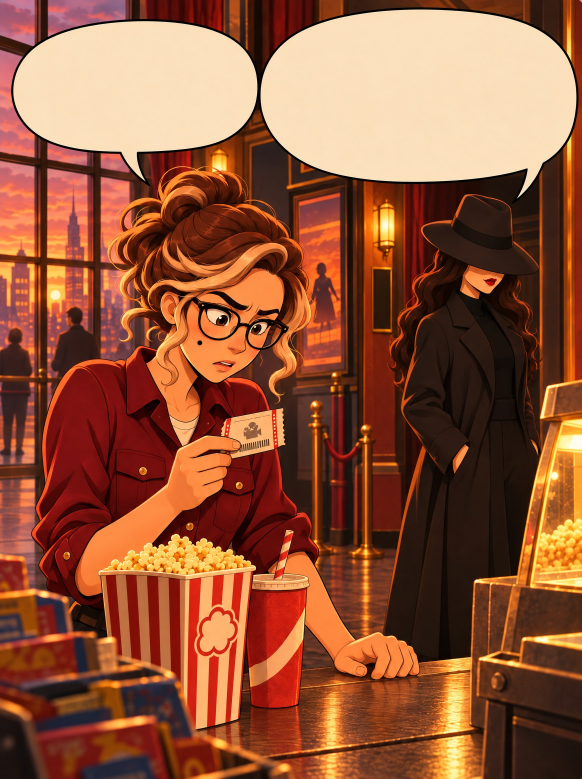
#> input picture dark-money/images/post2/yazisiz/sayfa1.jpg, 1744 x 2336 px, found by its file name (shown at 1/3 size); its folder holds 4 pictures in this run
$ python post2_yazi.py
#> lines starting #> are read from the running program, lines starting #| are printed output that depends on the picture
import os
from PIL import Image, ImageDraw, ImageFont
FONT="/usr/share/fonts/opentype/inter/Inter-ExtraBold.otf"
K=1.17; INK=(28,18,10)
SRC="/home/user/Diyetisyen-Web/dark-money/images/post2/yazisiz"
OUT="/home/user/Diyetisyen-Web/dark-money/images/post2/yazili"
# balon dis kutulari (gorunen koordinat 1493x2000): (x0,y0,x1,y1)
B={1:[(30,50,660,390),(670,30,1480,470)],
   2:[(30,50,665,395),(670,25,1480,470)],
   3:[(38,62,722,440),(738,55,1478,450)],
   4:[(85,12,720,390),(732,5,1475,415)],
   5:[(50,48,695,430),(710,38,1478,460)]}
T={1:["Patlamış mısır neden bu kadar pahalı?","Film stüdyoları bilet gelirinden pay alır. Sinema, patlamış mısır gibi ürünlerin satışından daha fazla kazanır."],
   2:["Ağda rolonu ucuzdu. Neden sürekli yeni bant alıyorum?","Rolonu bir kez alırsın. Yeni bant aldıkça onlar para kazanmaya devam eder."],
   3:["Ücretsiz bir oyun nasıl para kazanır?","Oyuncular kıyafet, oyun parası ve başka ekstralar satın alabilir."],
   4:["Bu uygulamayı kullanmak için para ödemiyorum.","Şirketler sana reklam göstermek için ödeme yapar. Satın aldıkları şey senin dikkatin."],
   5:["Demek ürün, hikâyenin sadece bir parçası.","hesabını takip et. İşletmelerin parayı nasıl kazandığını anlatıyoruz."]}
def inner(b,top_reserve=0.0):
    x0,y0,x1,y1=b; w=x1-x0; h=y1-y0
    ix0=x0+w*0.13; ix1=x1-w*0.13; iy0=y0+h*0.17; iy1=y1-h*0.20
    iy0+= (iy1-iy0)*top_reserve
    return [int(v*K) for v in (ix0,iy0,ix1,iy1)]
def wrap(d,t,f,mw):
    ls,c=[],""
    for w in t.split():
        s=(c+" "+w).strip()
        if d.textlength(s,font=f)<=mw: c=s
        else: ls.append(c); c=w
    if c: ls.append(c)
    return ls
def fit(d,t,box,mx=96):
    x0,y0,x1,y1=box
    for s in range(mx,22,-2):
        f=ImageFont.truetype(FONT,s); ls=wrap(d,t,f,x1-x0)
        lh=int(s*1.12)
        if lh*len(ls)<=y1-y0 and all(d.textlength(l,font=f)<=x1-x0 for l in ls): return f,ls,lh
    f=ImageFont.truetype(FONT,22); return f,wrap(d,t,f,x1-x0),25
os.makedirs(OUT,exist_ok=True)
for n in range(1,6):
    im=Image.open(f"{SRC}/sayfa{n}.jpg").convert("RGB"); d=ImageDraw.Draw(im)
#> further down, im is the input picture: PIL image 1744x2336 RGB; mean R, G, B 146.4, 86.5, 58.2
    sizes=[]
    for i,(b,t) in enumerate(zip(B[n],T[n])):
        box=inner(b, 0.30 if (n==5 and i==1) else 0.0)
        f,ls,lh=fit(d,t,box)
        if n==5 and i==1: y=box[1]
        else: y=box[1]+((box[3]-box[1])-lh*len(ls))/2
        for l in ls:
            wl=d.textlength(l,font=f); d.text((box[0]+((box[2]-box[0])-wl)/2,y),l,font=f,fill=INK); y+=lh
        if n==5 and i==1:
            ob=inner(b,0.0); nm="@moneyymadam"; nf=ImageFont.truetype(FONT,int(f.size*1.25))
            wn=d.textlength(nm,font=nf); ty=ob[1]+((box[1]-ob[1])-nf.size)/2
            d.text((ob[0]+((ob[2]-ob[0])-wn)/2,ty),nm,font=nf,fill=(176,104,12))
#> this loop made 2 passes
#> (ls, lh) on pass 1: (['Patlamış mısır', 'neden bu', 'kadar pahalı?'], 82)
#> lh on pass 2: 64
    im.save(f"{OUT}/sayfa{n}.jpg",quality=92)
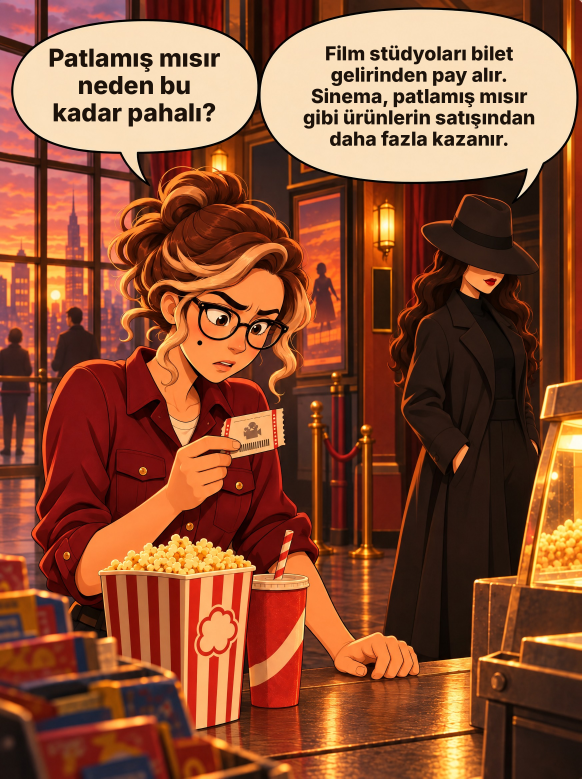
#> saved as sayfa1.jpg: PIL image 1744x2336 RGB (shown at 1/3 size); mean R, G, B 141.4, 81.9, 54.2
#> pass 2 of the loop `for n in range(1,6):`:
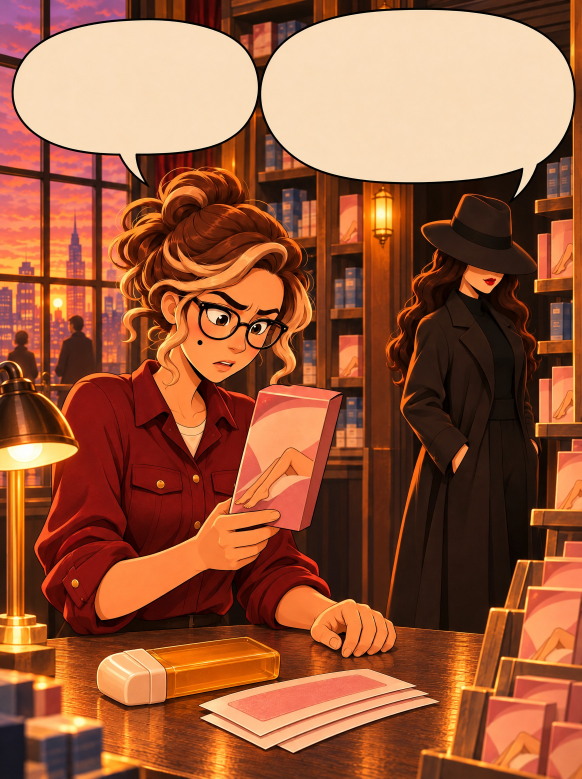
#> input picture dark-money/images/post2/yazisiz/sayfa2.jpg, 1744 x 2336 px, found by its file name (shown at 1/3 size)
#> im is the input picture: PIL image 1744x2336 RGB; mean R, G, B 155.4, 91.8, 61.2
#> the loop `for i,(b,t) in enumerate(zip(B[n],T[n])):` made 2 passes
#> lh on passes 1 to 2: 62, 71
#> `im.save(f"{OUT}/sayfa{n}.jpg",quality=92)`:
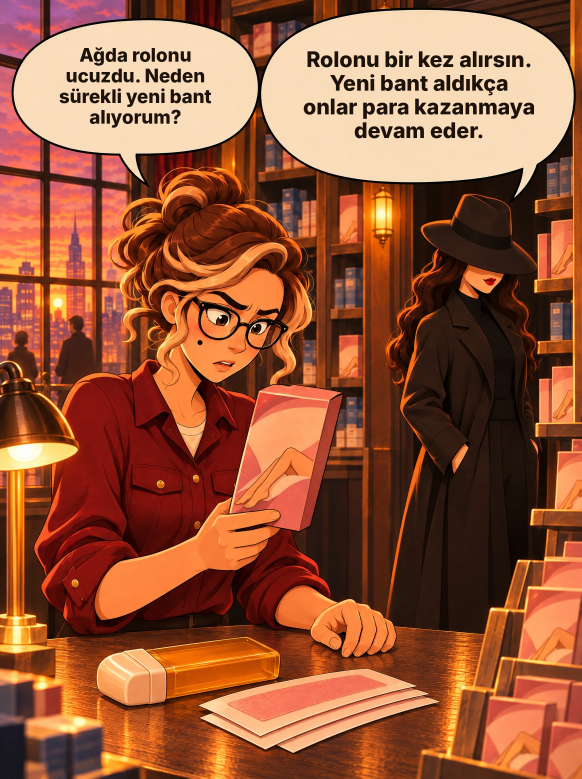
#> saved as sayfa2.jpg: PIL image 1744x2336 RGB (shown at 1/3 size); mean R, G, B 151.3, 88, 57.9
#> pass 3 of the loop `for n in range(1,6):`:
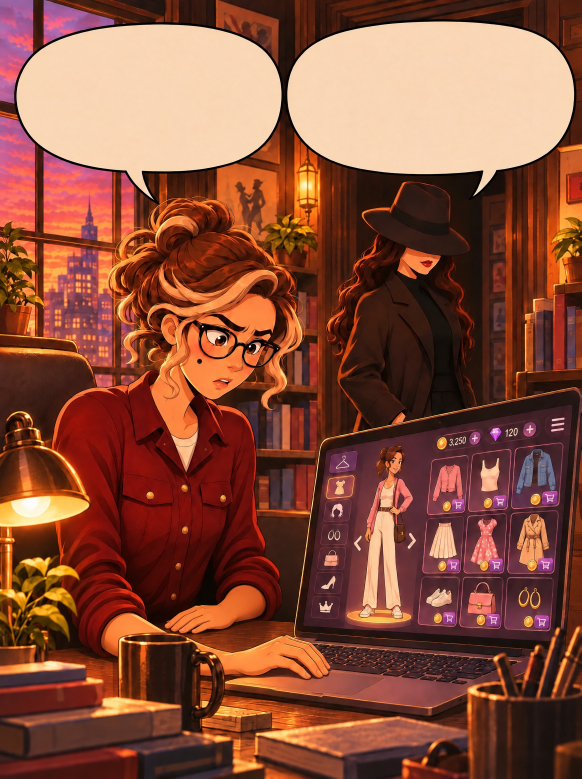
#> input picture dark-money/images/post2/yazisiz/sayfa3.jpg, 1744 x 2336 px, found by its file name (shown at 1/3 size)
#> im is the input picture: PIL image 1744x2336 RGB; mean R, G, B 136.6, 78.7, 58.4
#> the loop `for i,(b,t) in enumerate(zip(B[n],T[n])):` made 2 passes
#> (ls, lh) on pass 1: (['Ücretsiz bir', 'oyun nasıl', 'para kazanır?'], 91)
#> `im.save(f"{OUT}/sayfa{n}.jpg",quality=92)`:
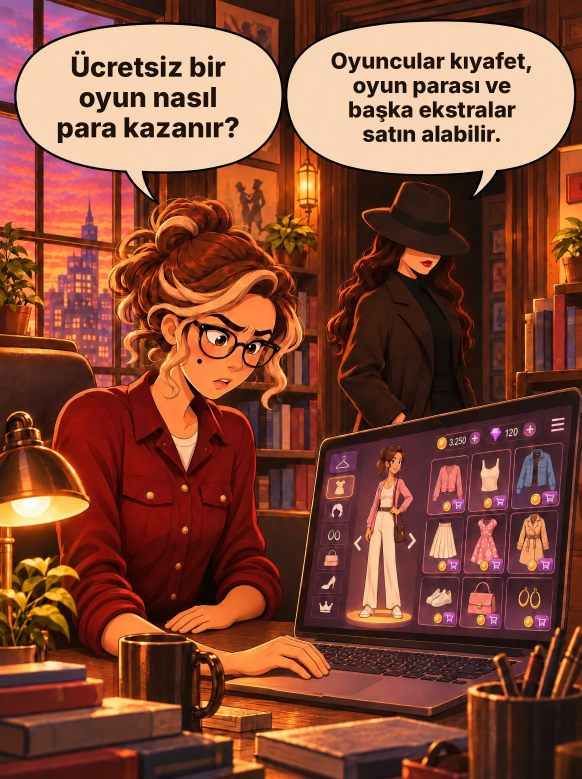
#> saved as sayfa3.jpg: PIL image 1744x2336 RGB (shown at 1/3 size); mean R, G, B 132.2, 74.8, 55
#> (the run stopped early here; a loop or call above may not have finished)
